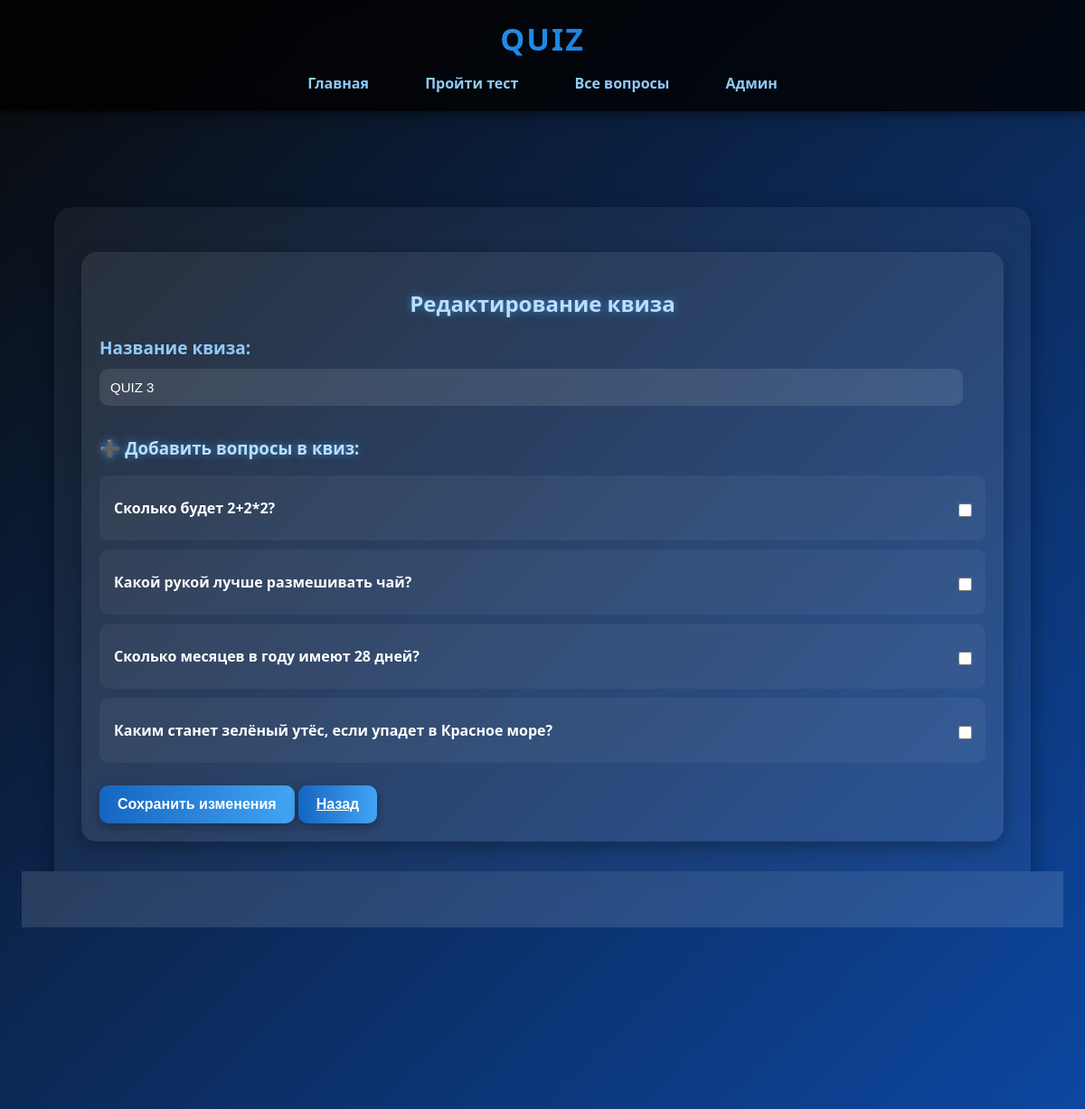
The app's page /quiz_edit/3/, older data.
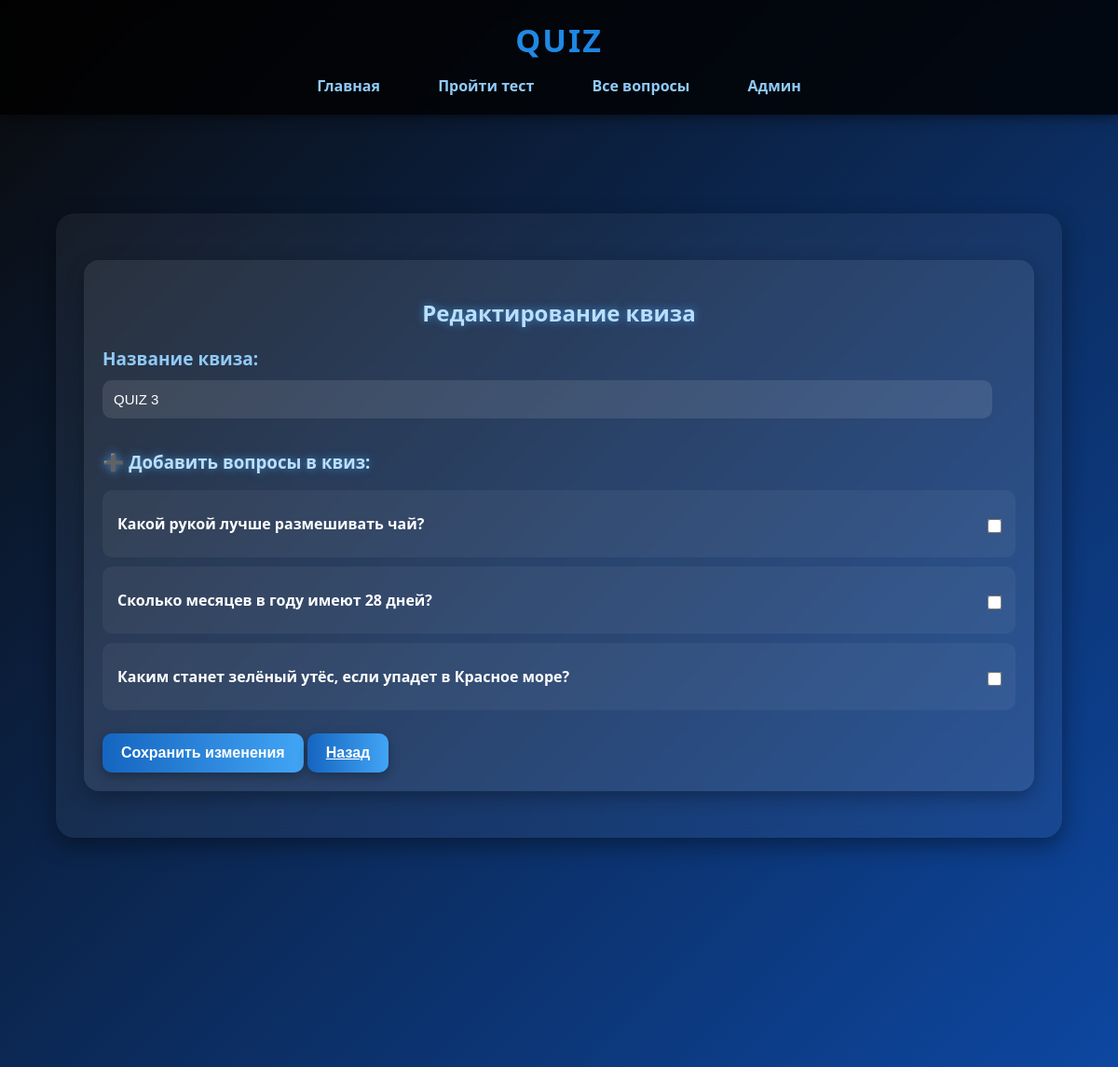
The same page, newer data.
### models.py (models this page shows, shortened)
class Question(db.Model):
    __tablename__ = 'question'
    id = db.Column(db.Integer, primary_key=True)
    question = db.Column(db.String(250), nullable=False)
    answer   = db.Column(db.String(100), nullable=False)
    wrong1   = db.Column(db.String(100), nullable=False)
    wrong2   = db.Column(db.String(100), nullable=False)
    wrong3   = db.Column(db.String(100), nullable=False)

### main.py (the view, shortened to what this page needs)
@app.route('/quiz_edit/<int:id>/', methods=['GET', 'POST'])
def quiz_edit(id):
    quiz = Quiz.query.get_or_404(id)
    current_ids = [q.id for q in quiz.questions]
    available_questions = Question.query.filter(~Question.id.in_(current_ids)).all()
    return render_template(
        'quiz_edit.html',
        quiz=quiz,
        available_questions=available_questions,
        html_config=html_config
    )

### templates/quiz_edit.html
{% extends "base.html" %}
{% block content %}
<div class="card">
    <h2 style="text-align: center;">Редактирование квиза</h2>
    <form method="POST">
        <label style="font-size: 19px;">Название квиза:</label>
        <input style="width:95%;" type="text" name="name" value="{{ quiz.name }}" required>
     <h3>➕ Добавить вопросы в квиз:</h3>
<ul class="question-list">
    {% for q in available_questions %}
    <li>
    <label class="question-item">
        <span class="q-text">{{ q.question }}</span>
        <label class="action">
            <input type="checkbox" name="add_q{{ q.id }}" value="{{ q.id }}">
        </label>
    </li></label>
    {% endfor %}
</ul>
            <button type="submit"> Сохранить изменения</button>
           <button type="submit" > <a style="color:white" href="/quizes_view/">Назад</a>
        </button>
    </form>
</div>
{% endblock %}

Row changes from the older to the newer data that the page shows:
removed Question: question "Сколько будет 2+2*2?"
